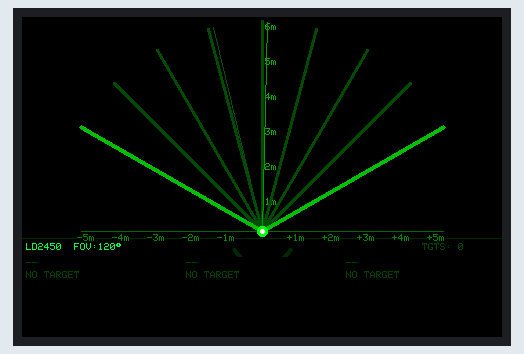
Simulated run of this program. Board: ESP32. On the bench: 480×320 colour display. What the program prints to the serial monitor is not drawn.

Above: at 0.68 s.
At 4.94 s:
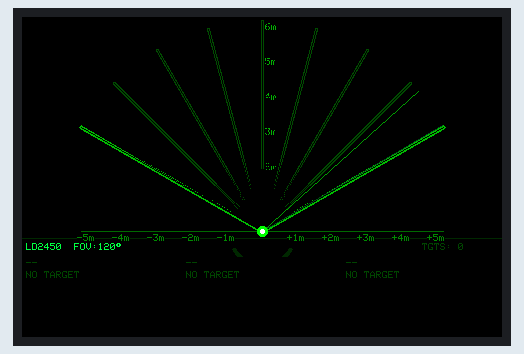
At 9.92 s:
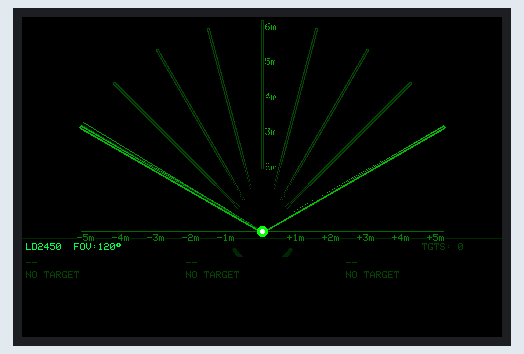
At 19.97 s:
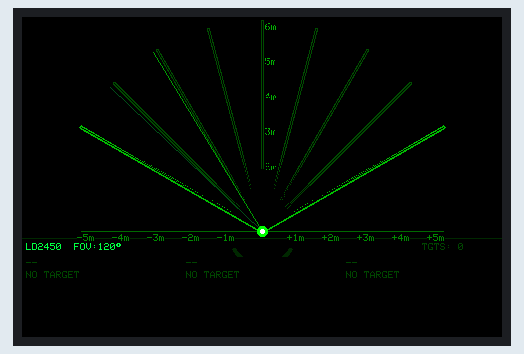
At 30.01 s:
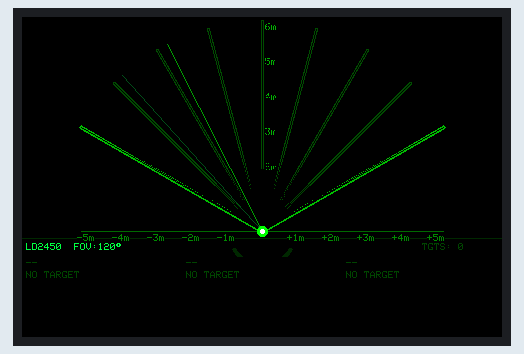
At 39.72 s:
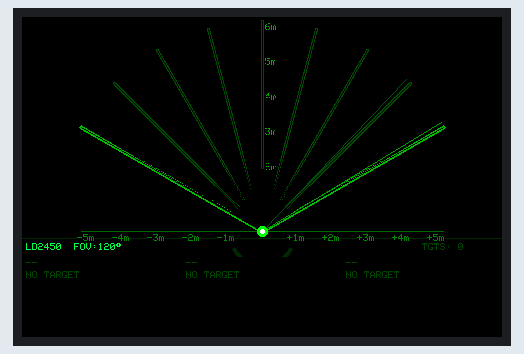

The program:

main.cpp
```cpp
#include <Arduino.h>
#include <TFT_eSPI.h>
#include <LD2450.h>

LD2450   ld2450;
TFT_eSPI tft = TFT_eSPI();

static constexpr int SCR_W  = 480;
static constexpr int SCR_H  = 320;
static constexpr int RAD_H  = 220;
static constexpr int INFO_Y = RAD_H + 2;

static constexpr int   CX     = SCR_W / 2;
static constexpr int   CY     = RAD_H - 6;
static constexpr float MAX_MM = 6000.0f;
static constexpr float SCALE  = (float)(RAD_H - 10) / MAX_MM;

// LD2450 actual azimuth FOV: ±60° (120° total)
// SWEEP_MIN/MAX are in "sweepDeg" space where 90 = straight ahead
static constexpr float FOV_DEG   = 60.0f;
static constexpr float SWEEP_MIN = 90.0f - FOV_DEG;   // 30°
static constexpr float SWEEP_MAX = 90.0f + FOV_DEG;   // 150°

static const uint16_t C_BG       = 0x0000;
static const uint16_t C_RING_A   = 0x0140;
static const uint16_t C_RING_B   = 0x0360;
static const uint16_t C_SPOKE    = 0x0260;
static const uint16_t C_BASE     = 0x0340;
static const uint16_t C_SWEEP    = 0x04E0;
static const uint16_t C_ORIGIN   = 0x07E0;
static const uint16_t C_LBL_RNG  = 0x0580;
static const uint16_t C_LBL_AX   = 0x0440;
static const uint16_t C_TGT      = 0xF800;
static const uint16_t C_TGT_HI   = 0xFCF3;
static const uint16_t C_TGT_RING = 0xF8A0;
static const uint16_t C_TID      = 0xFC10;
static const uint16_t C_DIST     = 0xFFE0;
static const uint16_t C_HUD      = 0x07E8;
static const uint16_t C_HUD_DIM  = 0x0220;
static const uint16_t C_DIVIDER  = 0x0140;
static const uint16_t C_FOV      = 0x05E0;   // bright green: FOV boundary lines

struct Target { int id, x, y; };
Target targets[3];
int    targetCount = 0;

static constexpr int TRAIL_LEN = 22;
struct Pt { int16_t x, y; };
Pt  trailBuf [3][TRAIL_LEN];
int trailHead[3] = {};
int trailLen [3] = {};

inline int16_t decodeCoord(int16_t raw) {
  uint16_t u = (uint16_t)raw;
  return (u & 0x8000) ? (int16_t)(u & 0x7FFF) : -(int16_t)(u & 0x7FFF);
}

float sweepDeg = 90.0f;         // start at center (straight ahead)
float sweepDir = 1.5f;          // file-scope so drawFrame can read it for trail direction

// FOV base width at sensor horizon (pixels)
static int fovBaseX = 0;

void drawGrid() {
  tft.fillRect(0, 0, SCR_W, RAD_H, C_BG);

  // Precompute FOV base x-extent once (used for base line and label clipping)
  fovBaseX = (int)(sinf(FOV_DEG * DEG_TO_RAD) * MAX_MM * SCALE);

  // Range rings — arc only within ±60° FOV
  // TFT_eSPI drawArc angles: 0=top, clockwise.
  // ±60° from top = 300° to 60° (clockwise through the top).
  for (int m = 1; m <= 6; m++) {
    int r = (int)(m * 1000 * SCALE);
    if (r > RAD_H - 8) break;
    uint16_t col = (m % 2 == 0) ? C_RING_B : C_RING_A;
    tft.drawArc(CX, CY, r, r - 3, 300, 60, col, C_BG);
    char buf[6];
    sprintf(buf, "%dm", m);
    tft.setTextColor(C_LBL_RNG, C_BG);
    tft.setTextFont(1);
    tft.drawString(buf, CX + 3, CY - r + 2);
  }

  // Spokes — only the ones that fall within ±60°; drop ±75° since they're outside FOV
  const int spokeDegs[] = {-45, -30, -15, 0, 15, 30, 45};
  for (int deg : spokeDegs) {
    float a = deg * DEG_TO_RAD;
    tft.drawWideLine(
      CX, CY,
      CX + (int)(sinf(a) * MAX_MM * SCALE),
      CY - (int)(cosf(a) * MAX_MM * SCALE),
      2.5,
      C_SPOKE,
      C_BG
    );
  }

  // FOV boundary lines at ±60° — drawn brighter and thicker to mark the real edge
  for (int sign : {-1, 1}) {
    float a = sign * FOV_DEG * DEG_TO_RAD;
    tft.drawWideLine(
      CX, CY,
      CX + (int)(sinf(a) * MAX_MM * SCALE),
      CY - (int)(cosf(a) * MAX_MM * SCALE),
      3.5,
      C_FOV,
      C_BG
    );
  }

  // Horizontal base line — clipped to the ±60° FOV width
  tft.drawLine(CX - fovBaseX, CY, CX + fovBaseX, CY, C_BASE);

  // X-axis labels — skip any that fall outside the ±60° FOV cone
  tft.setTextColor(C_LBL_AX, C_BG);
  tft.setTextFont(1);
  for (int m = -5; m <= 5; m++) {
    if (m == 0) continue;
    int xOff = (int)(m * 1000 * SCALE);
    if (abs(xOff) > fovBaseX) continue;   // outside FOV, skip
    char buf[6];
    sprintf(buf, "%+dm", m);
    tft.drawString(buf, CX + xOff - 10, CY + 3);
  }
}

float prevSweep = -999.0f;
float prevTrail = -999.0f;

void drawFrame() {
  // Erase previous sweep and trail lines
  if (prevSweep >= 0.0f) {
    float r1 = (prevSweep - 90.0f) * DEG_TO_RAD;
    tft.drawLine(CX, CY,
      CX + (int)(sinf(r1) * MAX_MM * SCALE),
      CY - (int)(cosf(r1) * MAX_MM * SCALE), C_BG);
  }
  if (prevTrail >= 0.0f) {
    float r2 = (prevTrail - 90.0f) * DEG_TO_RAD;
    tft.drawLine(CX, CY,
      CX + (int)(sinf(r2) * MAX_MM * SCALE),
      CY - (int)(cosf(r2) * MAX_MM * SCALE), C_BG);
  }

  // Draw new sweep line
  float radSweep = (sweepDeg - 90.0f) * DEG_TO_RAD;
  int sx = CX + (int)(sinf(radSweep) * MAX_MM * SCALE);
  int sy = CY - (int)(cosf(radSweep) * MAX_MM * SCALE);
  if (sy <= CY) {
    tft.drawLine(CX, CY, sx, sy, C_SWEEP);
    prevSweep = sweepDeg;

    // Trail: 15° behind the sweep in its current direction of travel
    float trailDeg = sweepDeg - 15.0f * (sweepDir >= 0 ? 1.0f : -1.0f);
    // Clamp to FOV so we don't draw outside the valid detection zone
    trailDeg = constrain(trailDeg, SWEEP_MIN + 0.5f, SWEEP_MAX - 0.5f);

    float radT = (trailDeg - 90.0f) * DEG_TO_RAD;
    int tx = CX + (int)(sinf(radT) * MAX_MM * SCALE);
    int ty = CY - (int)(cosf(radT) * MAX_MM * SCALE);
    if (ty <= CY) {
      tft.drawLine(CX, CY, tx, ty, tft.color565(0, 80, 30));
      prevTrail = trailDeg;
    }
  }

  tft.fillCircle(CX, CY, 5, C_ORIGIN);
  tft.fillCircle(CX, CY, 2, TFT_WHITE);

  for (int i = 0; i < targetCount; i++) {
    float fx = (float)targets[i].x;
    float fy = (float)targets[i].y;
    int   px = CX + (int)(fx * SCALE);
    int   py = CY - (int)(fy * SCALE);

    if (px < 2 || px > SCR_W - 2 || py < 2 || py > RAD_H - 2) continue;

    trailBuf [i][trailHead[i]] = { (int16_t)px, (int16_t)py };
    trailHead[i] = (trailHead[i] + 1) % TRAIL_LEN;
    if (trailLen[i] < TRAIL_LEN) trailLen[i]++;

    int tl = trailLen[i];
    for (int j = 1; j < tl; j++) {
      int idx0 = (trailHead[i] - tl + j - 1 + TRAIL_LEN) % TRAIL_LEN;
      int idx1 = (trailHead[i] - tl + j     + TRAIL_LEN) % TRAIL_LEN;
      float alpha = (float)j / tl;
      uint8_t rv  = (uint8_t)(220 * alpha * 0.65f);
      tft.drawLine(
        trailBuf[i][idx0].x, trailBuf[i][idx0].y,
        trailBuf[i][idx1].x, trailBuf[i][idx1].y,
        tft.color565(rv, 0, 0));
    }

    tft.drawCircle(px, py, 12, C_TGT_RING);
    tft.fillCircle(px, py,  7, C_TGT);
    tft.fillCircle(px, py,  3, C_TGT_HI);

    char buf[16];
    sprintf(buf, "T%d", targets[i].id);
    tft.setTextColor(C_TID, C_BG);
    tft.setTextFont(1);
    tft.drawString(buf, px - 5, py - 26);

    float dist = sqrtf(fx * fx + fy * fy) / 1000.0f;
    sprintf(buf, "%.1fm", dist);
    tft.setTextColor(C_DIST, C_BG);
    tft.drawString(buf, px - 10, py - 16);
  }
}

void drawInfo() {
  tft.setTextFont(1);
  tft.setTextColor(C_HUD, C_BG);
  tft.setCursor(4, INFO_Y + 4);
  tft.print("LD2450  FOV:120\xF8");      // °  character via latin-1
  tft.setTextColor(C_HUD_DIM, C_BG);
  tft.setCursor(SCR_W - 80, INFO_Y + 4);
  tft.printf("TGTS: %d", targetCount);

  const int colW = SCR_W / 3;
  for (int i = 0; i < 3; i++) {
    int x = i * colW + 4;
    int y = INFO_Y + 18;
    tft.fillRect(i * colW, y, colW, SCR_H - y, C_BG);

    if (i < targetCount) {
      float dist = sqrtf((float)targets[i].x * targets[i].x +
                         (float)targets[i].y * targets[i].y) / 1000.0f;
      tft.setTextColor(C_TID, C_BG);
      tft.setCursor(x, y + 2);
      tft.printf("T%d", targets[i].id);
      tft.setTextColor(C_HUD, C_BG);
      tft.setCursor(x, y + 14);
      tft.printf("X=%-6d Y=%-6d", targets[i].x, targets[i].y);
      tft.setCursor(x, y + 26);
      tft.printf("D=%.2fm", dist);
    } else {
      tft.setTextColor(C_HUD_DIM, C_BG);
      tft.setCursor(x, y + 2);
      tft.print("--");
      tft.setCursor(x, y + 14);
      tft.print("NO TARGET");
    }
  }
}

void setup() {
  Serial.begin(115200);
  Serial.printf("Max alloc heap: %d\n", ESP.getMaxAllocHeap());

  Serial2.begin(256000, SERIAL_8N1, 16, 17);
  ld2450.begin(Serial2, true);

  tft.init();
  tft.setRotation(1);
  tft.fillScreen(C_BG);
  tft.drawFastHLine(0, INFO_Y - 1, SCR_W, C_DIVIDER);

  drawGrid();
  drawInfo();
}

static uint32_t lastRead    = 0;
static uint32_t lastInfoUpd = 0;
static uint32_t lastGrid    = 0;

void loop() {
  const uint32_t now = millis();

  if (now - lastRead >= 50) {
    lastRead    = now;
    int found   = ld2450.read();
    targetCount = 0;
    for (int i = 0; i < found && i < 3; i++) {
      auto t = ld2450.getTarget(i);
      if (!t.valid) continue;
      targets[targetCount++] = {
        t.id,
        (int)decodeCoord((int16_t)t.x),
        (int)decodeCoord((int16_t)t.y)
      };
    }
  }

  // Sweep bounces within the actual ±60° FOV (sweepDeg 30..150)
  sweepDeg += sweepDir;
  if (sweepDeg >= SWEEP_MAX || sweepDeg <= SWEEP_MIN) sweepDir = -sweepDir;

  if (now - lastGrid >= 5000) {
    lastGrid = now;
    drawGrid();
  }

  drawFrame();

  if (now - lastInfoUpd >= 200) {
    lastInfoUpd = now;
    drawInfo();
  }
}
```

Measured:
- what the display in image 2 shows lasts 0.4 s, from 9.7 s to 10.1 s
